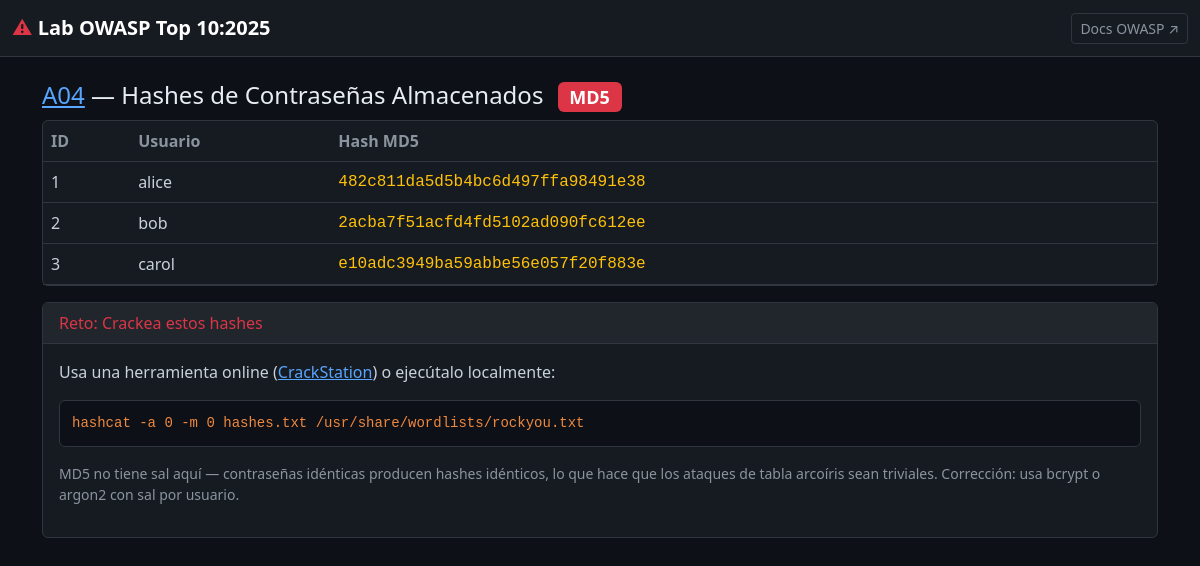
Screenshot of /a04/hashes with the database file from the repository.
### tables this page shows
CREATE TABLE a04_users (
            id INTEGER PRIMARY KEY,
            username TEXT UNIQUE,
            password_hash TEXT,
            secret_note TEXT
        );

### app/labs/a04_crypto.py (the view)
@a04.route('/hashes')
def show_hashes():
    db = get_db()
    users = db.execute("SELECT id, username, password_hash FROM a04_users").fetchall()
    return render_template('a04/hashes.html', users=users)

### app/database.py (called while the page is built)
def get_db():
    if 'db' not in g:
        g.db = sqlite3.connect(DB_PATH)
        g.db.row_factory = sqlite3.Row
    return g.db

### templates/a04/hashes.html (shortened to what this page needs)
{% extends "base.html" %}
{% block content %}
<h4><a href="/a04/">A04</a> — Hashes de Contraseñas Almacenados
  <span class="badge bg-danger ms-2">MD5</span>
</h4>
<div class="card mb-3">
  <div class="card-body p-0">
    <table class="table table-dark mb-0">
      <thead><tr><th>ID</th><th>Usuario</th><th>Hash MD5</th></tr></thead>
      <tbody>
        {% for u in users %}
        <tr>
          <td>{{ u.id }}</td>
          <td>{{ u.username }}</td>
          <td class="font-monospace text-warning">{{ u.password_hash }}</td>
        </tr>
        {% endfor %}
      </tbody>
    </table>
  </div>
</div>
<div class="card">
  <div class="card-header text-danger">Reto: Crackea estos hashes</div>
  <div class="card-body">
    <p>Usa una herramienta online (<a href="https://crackstation.net" target="_blank">CrackStation</a>)
    o ejecútalo localmente:</p>
    <pre>hashcat -a 0 -m 0 hashes.txt /usr/share/wordlists/rockyou.txt</pre>
    <p class="text-secondary small">MD5 no tiene sal aquí — contraseñas idénticas producen hashes idénticos,
    lo que hace que los ataques de tabla arcoíris sean triviales. Corrección: usa bcrypt o argon2 con sal por usuario.</p>
  </div>
</div>
{% endblock %}

### templates/base.html (style rules this page uses)
:root { color-scheme: dark; }
body { background: #0d1117; color: #c9d1d9; }
h1,h2,h3,h4,h5,h6 { color: #e6edf3; }
p, li, td, th, label, .form-label, .form-check-label, .card-text, .card-title, .card-body { color: #c9d1d9; }
small, .small { color: #8b949e; }
.text-secondary { color: #8b949e !important; }
a { color: #58a6ff; }
.card { background: #161b22; border: 1px solid #30363d; }
.card-header { background: #21262d; border-bottom: 1px solid #30363d; color: #c9d1d9; }
code, pre { background: #0d1117; color: #f0883e; border: 1px solid #30363d; }
pre { padding: .75rem; border-radius: .375rem; overflow-x: auto; }
::placeholder { color: #6e7681 !important; opacity: 1; }
.table { color: #c9d1d9; border-color: #30363d; }
.table > :not(caption) > * > * { background-color: transparent; color: #c9d1d9; border-color: #30363d; }
.table thead th { color: #8b949e; border-color: #30363d; }
.table-dark { --bs-table-bg: #161b22; --bs-table-border-color: #30363d; --bs-table-striped-bg: #1c2128; --bs-table-hover-bg: #21262d; color: #c9d1d9; }

### rows the page displays
a04_users: id "1", username "alice", password_hash "482c811da5d5b4bc6d497ffa98491e38"
a04_users: id "2", username "bob", password_hash "2acba7f51acfd4fd5102ad090fc612ee"
a04_users: id "3", username "carol", password_hash "e10adc3949ba59abbe56e057f20f883e"
